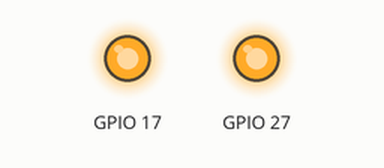
Simulated run of this program. Board: Raspberry Pi (BCM pin numbers). On the bench: output pins drawn as LEDs (lit = HIGH). What the program prints to the terminal is not drawn. At 0.0 s the program stops and its outputs stay as they are.

Above: at 0.1 s.
Timing chart, 0 to 1.5 s (numbered marks = the images above):
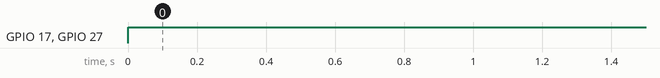

The program:

2_on.py
```python
import RPi.GPIO as GPIO
GPIO.setmode(GPIO.BCM) #Set the mode to represent the numbering scheme you prefer
GPIO.cleanup() #Return all channels you have used back to inputs
GPIO.setwarnings(False)
GPIO.setup(17,GPIO.OUT)
GPIO.setup(27,GPIO.OUT)
print "Light on"
GPIO.output(17,GPIO.HIGH)
GPIO.output(27,GPIO.HIGH)
```

Measured:
- by itself, GPIO 17, GPIO 27: LOW → HIGH at 0.00 s
